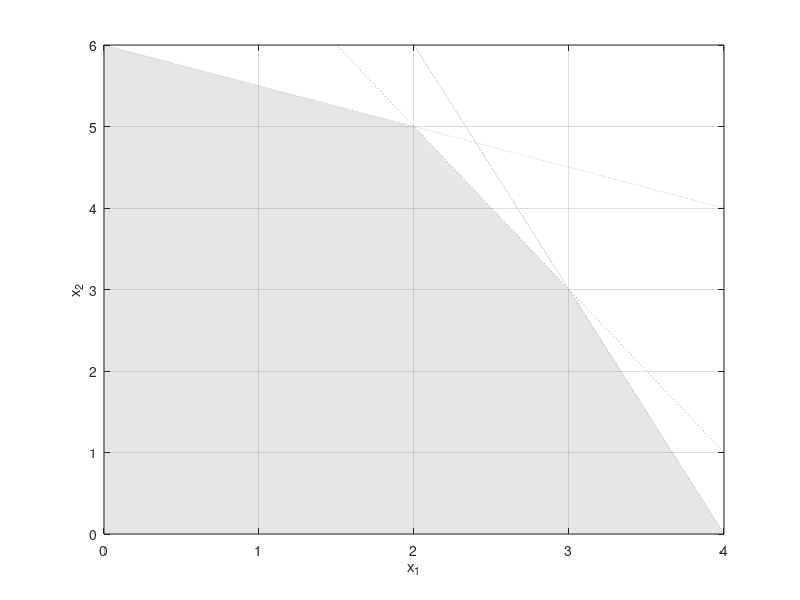
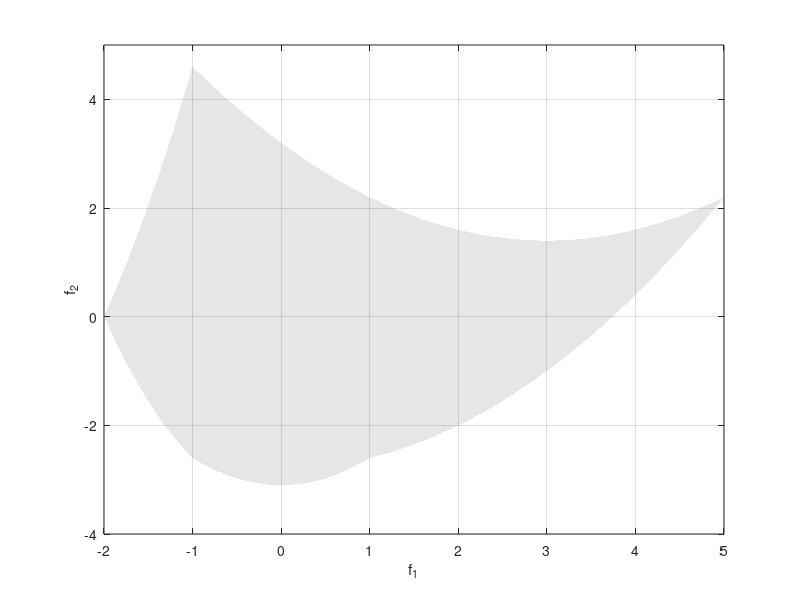

The MATLAB script that drew these images, in order: (Note: this script raises an error after producing the figures.)

% Running example in [Klamroth, Miettinen, 2008], 
% adopted from [Schandl et al, 2001]

clear all 
close all
clear global
clc

addpath ../Function/
addpath ../Function/Coefficients/
addpath ../Function/Basis



% Problem Data
% ============

P1 = zeros(2);       q1 = [-1; -1];          r1 = 5;
P2 = 2/5 * eye(2);   q2 = 1/5 * [-10; -4];   r2 = 11/5;
A = [3, 1; 2, 1; 1, 2; -1, 0; 0, -1];
b = [-12; -9; -12; 0; 0];



% Feasible set and objective set
% ==============================

x1 = linspace(0,4,1e3)';
x2 = [12-3*x1, 9-2*x1, 6-0.5*x1];
xB = [ linspace(4,0,4e2)' , zeros(4e2,1)                  ;
       zeros(6e2,1)       , linspace(0,6,6e2)'            ;
       linspace(0,2,2e2)' , 6  - 0.5 * linspace(0,2,2e2)' ;
       linspace(2,3,1e2)' , 9  - 2   * linspace(2,3,1e2)' ;
       linspace(3,4,1e2)' , 12 - 3   * linspace(3,4,1e2)' ];
fB = [ 5 + xB*[-1; -1] , 1/5 * (11 + xB*[-10; -4] + (xB.^2)*[1; 1]) ];

figure(1)
area(xB(:,1), xB(:,2), 'FaceColor', [0.9,0.9,0.9], 'Edgecolor', 'none'), hold all
set(gca,'Layer','top')
plot(x1, x2, ':', 'Color', [0.7,0.7,0.7])
axis([0,4,0,6]), grid on
xlabel('x_1'), ylabel('x_2')

figure(2)
area(fB(:,1), fB(:,2), 'FaceColor', [0.9,0.9,0.9], 'Edgecolor', 'none'), hold all
set(gca,'Layer','top')
axis([-2,5,-4,5]), grid on
xlabel('f_1'), ylabel('f_2')



% Computing the trade-off curve by gridding
% =========================================

N = 100;
lam = linspace(0,1,N)';
try 
    load tradeoff_klamroth2008
catch
    x_opt = zeros(N,2);
    f_opt = zeros(N,2);
    g_opt = zeros(N,1);
    nu_opt = zeros(N,5);
    for i = 1:N
        x = sdpvar(2,1);
        constr = set( A*x + b <= 0 ); 
        f1 = 0.5 * x'*P1*x + q1'*x + r1;
        f2 = 0.5 * x'*P2*x + q2'*x + r2;
        goal = lam(i) * f1 + (1-lam(i)) * f2;
        sol = solvesdp(constr, goal, sdpsettings('verbose', 0));
        x_opt(i,:) = double(x)';
        f_opt(i,:) = [double(f1), double(f2)];

        P = lam(i) * P1 + (1-lam(i)) * P2;
        q = lam(i) * q1 + (1-lam(i)) * q2;
        r = lam(i) * r1 + (1-lam(i)) * r2;
        nu = sdpvar(5,1);
        t = sdpvar(1);
        constr = set([2*P, q+A'*nu; q'+nu'*A, t] >= 0) + set(nu >= 0);
        goal = t - r - nu'*b;
        sol = solvesdp(constr, goal, sdpsettings('verbose', 0));
        nu_opt(i,:) = double(nu)';
        g_opt(i) = -double(goal);
    end
    check_duality = max(abs( lam.*f_opt(:,1) + (1-lam).*f_opt(:,2) - g_opt ))
    save tradeoff_klamroth2008 x_opt f_opt nu_opt g_opt
end

figure(1), hold all
plot(x_opt(:,1), x_opt(:,2), 'k')
plot(x_opt(1,1), x_opt(1,2), 'ko')
plot(x_opt(end,1), x_opt(end,2), 'ko')

figure(2), hold all
plot(f_opt(:,1), f_opt(:,2), 'k')
plot(f_opt(1,1), f_opt(1,2), 'ko')
plot(f_opt(end,1), f_opt(end,2), 'ko')

figure(3)
plot(lam, [lam.*f_opt(:,1) + (1-lam).*f_opt(:,2), g_opt], 'k') 
xlabel('\lambda')
ylabel('f_{opt}')

figure(4)
plot(lam, x_opt(:,1), 'k'), hold all
plot(lam, x_opt(:,2), 'k:')
xlabel('\lambda')
ylabel('x_{opt}')



% Parameterized primal solution
% =============================

B1 = BSplineBasis([0 0 1 1], 1);
P = BSpline(B1, {P2; P1});
q = BSpline(B1, {q2; q1});
r = BSpline(B1, {r2; r1});

degree = 2;
Nknots = 5;
B = BSplineBasis([0 * ones(1, degree) linspace(0, 1, Nknots) ones(1, degree)], degree);

Cx = sdpvar(2, B.length);
x = BSpline(B, mat2cell(Cx, 2, ones(B.length,1)));
c = A*x + b;
f = 0.5 * x'*P*x + q'*x + r;
constr = set( c.coeffs.coeffs2tensor <= 0 );
goal = f.integral;
sol = solvesdp(constr, goal)
Cx = double(Cx);

x = BSpline(B, mat2cell(Cx, 2, ones(B.length,1)));
f = 0.5 * x'*P*x + q'*x + r;
f1 = 0.5 * x'*P1*x + q1'*x + r1;
f2 = 0.5 * x'*P2*x + q2'*x + r2;
lam = linspace(0,1,1e3)';
F = f.f({lam});
F1 = f1.f({lam});
F2 = f2.f({lam});
X = x.f({lam}).coeffs2tensor;
X1 = X(1:2:end);
X2 = X(2:2:end);

figure(1), hold all
plot(X1, X2, 'b')
% plot(Cx(1,:), Cx(2,:), 'rx')

figure(2), hold all
plot(F1, F2, 'b')
% plot(f1.coeffs.coeffs2tensor, f2.coeffs.coeffs2tensor, 'rx')

figure(3), hold all
plot(lam, F, 'b')

figure(4), hold all
plot(lam, X1, 'b')
plot(lam, X2, 'b:')


% % Reconstruct feasible dual solution (-> bad lower bound // is this ok to do??) 
% Cnu = mat2cell(dual(constr),5*ones(c.basis{1}.length,1),1);
% nu = BSpline(c.basis{1}, Cnu);
% Nu = nu.f({lam}).coeffs;
% g = zeros(size(lam));
% for i = 1:length(lam)
%     P = lam(i) * P1 + (1-lam(i)) * P2;
%     q = lam(i) * q1 + (1-lam(i)) * q2;
%     r = lam(i) * r1 + (1-lam(i)) * r2;
%     nu = Nu{i};
%     g(i) = r + nu' * b - 0.5 * (q+A'*nu)' * (P \ (q+A'*nu));
% end
% figure(3), hold all
% plot(lam, g, 'g')



% Parameterized dual solution
% ===========================

degree = 2;
Nknots = 5;
B = BSplineBasis([0 * ones(1, degree) linspace(0, 1, Nknots) ones(1, degree)], degree);

Cnu = sdpvar(5, B.length);
nu = BSpline(B, mat2cell(Cnu, 5, ones(B.length,1)));
Ct = sdpvar(1, B.length);
t = BSpline(B, Ct);

cLMI = [2*P, A'*nu+q; nu'*A+q', t];
cLMIc = cLMI.coeffs.coeffs2tensor;
constr = set(Cnu >= 0);
for i = 1:B.length
    constr = constr + set( cLMIc(3*(i-1)+1 : 3*i, :) >=0 );
end
g = t - r - nu'*b;
goal = g.integral;
sol = solvesdp(constr, goal)
Cnu = double(Cnu);      nu = BSpline(B, mat2cell(Cnu, 5, ones(B.length,1)));
Ct  = double(Ct);       t = BSpline(B, Ct);
cLMI = [2*P, A'*nu+q; nu'*A+q', t];
g = t - r - nu'*b;
G = g.f({lam});

figure(3), hold all
plot(lam, -G, 'Color', [0,0.5,0])


% Reconstruct feasible primal solution 
Bx = cLMI.basis{1};
intBx = Bx.integral;
Cx = zeros(3,Bx.length);
for i = 1:Bx.length-1
   V = dual(constr(i+1));
   V = V ./ intBx(i);
   [v,d] = eig(V);
   [~,im] = max(diag(d));
   Cx(:,i) = v(:,im) * sqrt(d(im,im));
end
i = Bx.length;
V = dual(constr(i+1));
V = V ./ intBx(i);
Cx(:,i) = V(:,end);

x = BSpline(Bx,  mat2cell(2*Cx(1:2,:), 2, ones(1,Bx.length)));
f = 0.5 * x'*P*x + q'*x + r;
f1 = 0.5 * x'*P1*x + q1'*x + r1;
f2 = 0.5 * x'*P2*x + q2'*x + r2;

F = f.f({lam});
F1 = f1.f({lam});
F2 = f2.f({lam});
X = x.f({lam}).coeffs2tensor;
X1 = X(1:2:end);
X2 = X(2:2:end);

figure(1), hold all
plot(X1, X2, 'Color', [0,0.5,0])

figure(2), hold all
plot(F1, F2, 'Color', [0,0.5,0])

figure(3), hold all
plot(lam, F, ':', 'Color', [0,0.5,0])

figure(4), hold all
plot(lam, X1, 'Color', [0,0.5,0])
plot(lam, X2, ':', 'Color', [0,0.5,0])
